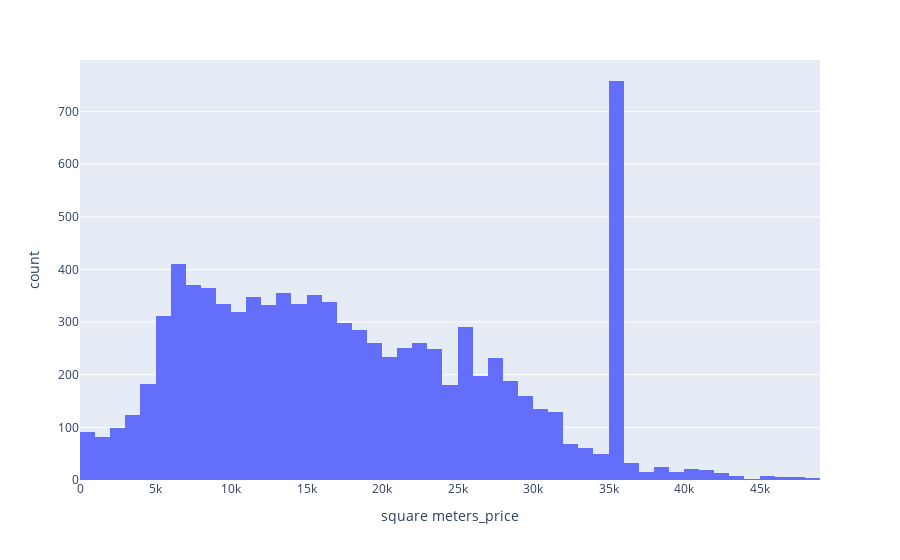

The notebook cell saved with this chart:
### Code cell
#create a histogram

fig = px.histogram(new_df, x='square meters_price')

fig.show()

### Figure 1 — Plotly figure (JSON) as saved in the notebook; plotly's stock layout.template omitted (floating-point values rounded to 4 significant figures; data arrays with more than 128 entries replaced by an {"elided": "..."} marker saying what was removed)
{"data": [{"alignmentgroup": "True", "bingroup": "x", "hovertemplate": "square meters_price=%{x}<br>count=%{y}<extra></extra>", "legendgroup": "", "marker": {"color": "#636efa", "pattern": {"shape": ""}}, "name": "", "offsetgroup": "", "orientation": "v", "showlegend": false, "type": "histogram", "x": {"elided": "9207 float values"}, "xaxis": "x", "yaxis": "y"}], "layout": {"barmode": "relative", "legend": {"tracegroupgap": 0}, "margin": {"t": 60}, "xaxis": {"anchor": "y", "domain": [0, 1], "title": {"text": "square meters_price"}}, "yaxis": {"anchor": "x", "domain": [0, 1], "title": {"text": "count"}}}}
